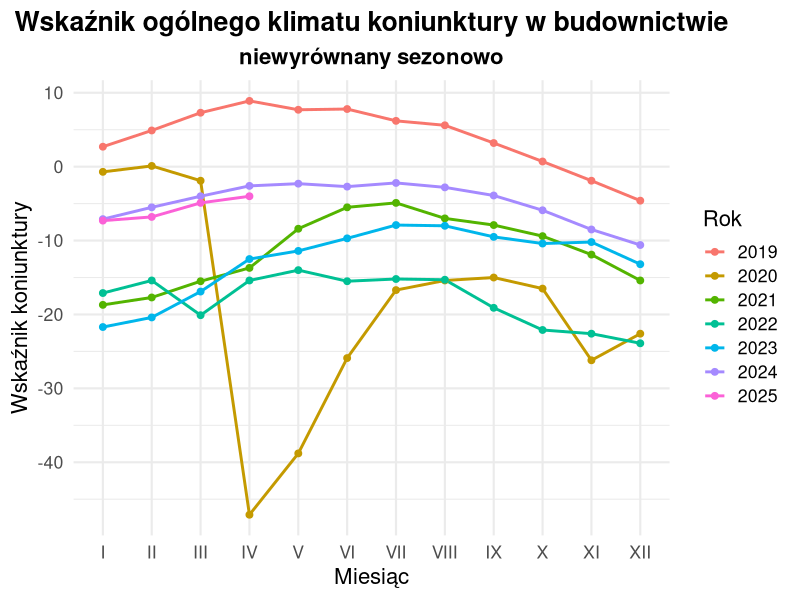

This figure's R source:
library(ggplot2)
library(dplyr)
library(tidyverse)

# https://dashboard.stat.gov.pl/ - strona, na której znalezione zostały dane

data <- read.csv("koniunktura_dane.csv")

df <- data %>%
  pivot_longer(cols = -id_rok, names_to  = "miesiac", values_to = "wartosc") %>%
  rename(rok = id_rok) %>%
  mutate(
    miesiac = factor(miesiac,
                     levels = c("I","II","III","IV","V","VI",
                                "VII","VIII","IX","X","XI","XII"),
                     ordered = TRUE),
    wartosc = as.numeric(str_replace(wartosc, ",", ".")))

df %>% 
  ggplot(aes(x = miesiac, y = wartosc, group = rok, color = factor(rok)))+
  geom_line(aes(y = wartosc, group = rok, color = factor(rok)), size = 1)+
  geom_point(aes(y = wartosc, group = rok, color = factor(rok)), size = 2)+
  labs(title = "Wskaźnik ogólnego klimatu koniunktury w budownictwie",
    subtitle = "niewyrównany sezonowo", x = "Miesiąc", y = "Wskaźnik koniunktury", color = "Rok")+
  theme_minimal(base_size = 16)+
  theme(plot.title = element_text(hjust = 0.5, face = "bold"),
        plot.subtitle = element_text(hjust = 0.5, face = "bold"))

# a) obowiązkowo dodane zostały podpisy osi x i y
# b) zmienione zostały odcienie niebieskiego na wykresach na kolorowe

# Uzyskany wykres jest lepszy od oryginalnego przede wszystkim poprzez zamianę kolorów wykresów z różnych odcieni niebiesiego,
# które na pierwszy rzut oka trudno było od siebie rozróżnić. Patrząc na kolorowy wykres takiego problemu już nie ma z uwagi na
# różnorodność kolorów. Dużo łatwiej czyta się także wykresy, które podsiadaja podpisane obie osie, gdyż nie trzeba się wtedy
# domyslać jakie wartości są na nich przedstawione.
  
  
  
  
  
